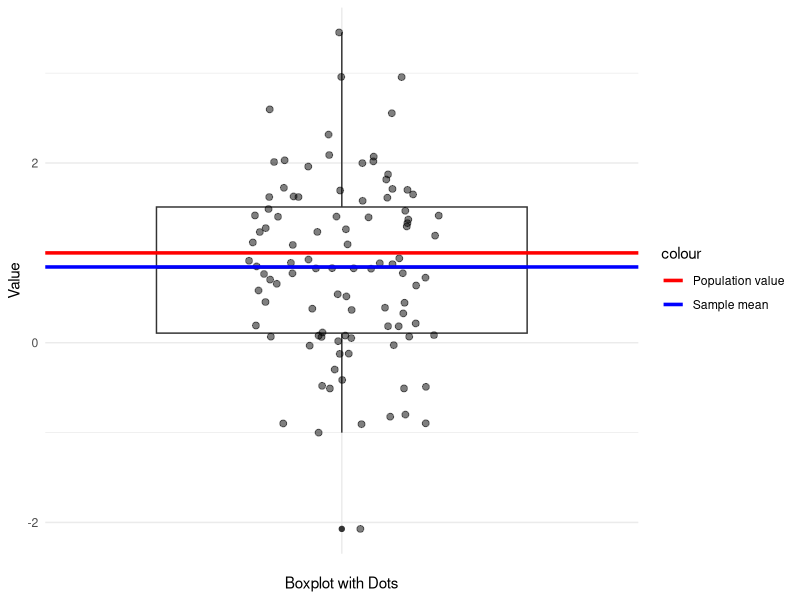
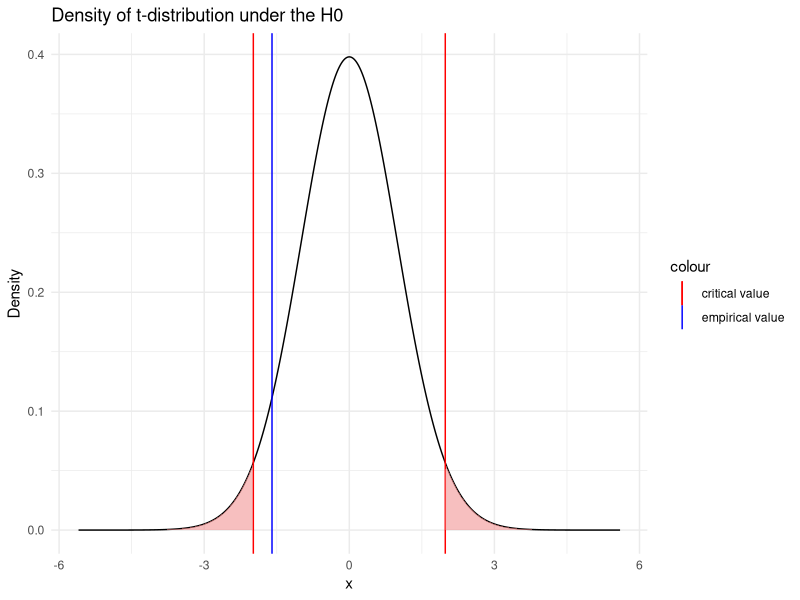
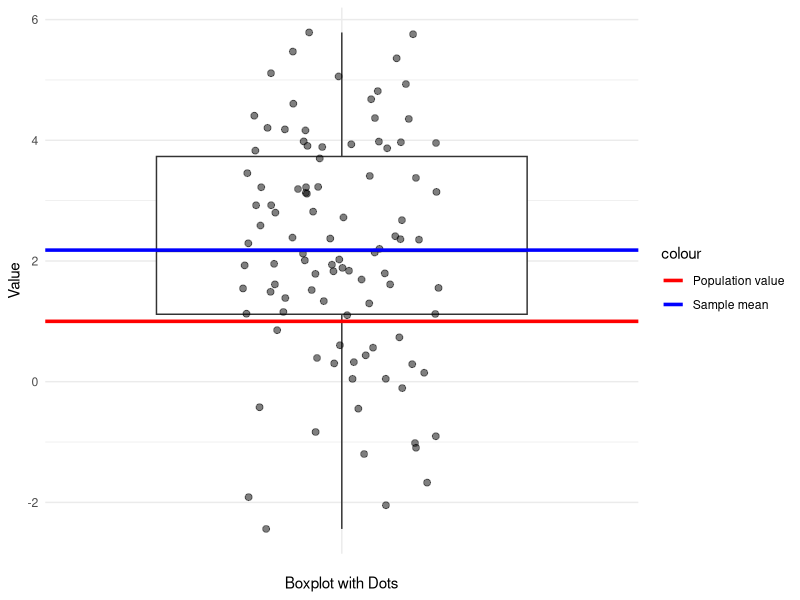
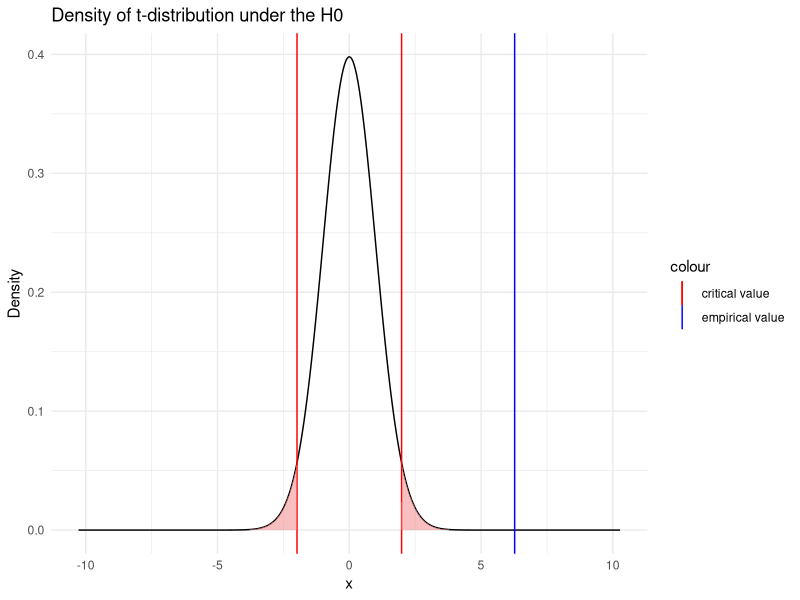

The R script that drew these images, in order:
# ------------ Prüfen und Visualisieren eines Einstichproben-t-Tests ----------- #

# Die folgende Funktionion demonstriert die grundlegende Arbeitsweise der Funktionen
# im Startistica-Package. Es handelt sich um eine funktionsfähige Vorversion, nicht
# um die Funktion in der finalen Form. Output und Code werden im Rahmen des Projekts
# erweitert und angepasst.

require(ggplot2)

start_onesample_t.test <- function(obj) {
  test_result <- obj
  
  if (test_result$method != "One Sample t-test") {             # Mögliche Fehlspezifikationen werden aufgegriffen
    stop("It appears you did not specify a one sample t-test. 
         Consider using start_twosample_t.test().")
  }
  
  x <- eval(parse(text = test_result$data.name))
  xmean <- test_result$estimate
  muv <- test_result$null.value
  alpha <- 1-attr(test_result$conf.int,"conf.level")
  df <- test_result$parameter
  tval <- test_result$statistic
  se <- sd(x,na.rm=T)/sqrt(length(x))
  
  dplot <- ggplot(data= data.frame(x), aes(x = "", y = x)) +    # Daten werden visualisiert
    geom_boxplot() +
    geom_jitter(width = 0.2, color = "black", alpha = 0.5, size = 2) +
    geom_hline(aes(yintercept = muv, color = "Population value"), linewidth = 1.2) +
    geom_hline(aes(yintercept = xmean, color = "Sample mean"), linewidth = 1.2) +
    scale_colour_manual(values = c("red", "blue")) +
    labs(y = "Value", x = "Boxplot with Dots") +
    theme_minimal()
  
  # Plot values
  lowerlimit <- -abs(tval)-4
  upperlimit <- abs(tval)+4
  xaxis <- seq(lowerlimit, upperlimit, length.out = 1000)
  density <- dt(xaxis, df)
  data <- data.frame(x = xaxis, density = density)
  
  
  if (test_result$alternative == "greater") {                   # Verteilungsfunktion unter der H0 wird visualisiert
    tkrit <- qt(1-alpha,df)                                     # Diese Visualisierungen sind auf die Testspezifikationen abgestimmt
    
    gplot <- ggplot(data, aes(x = xaxis, y = density)) +
      geom_line() +
      geom_vline(aes(xintercept = tval, color = "empirical value"), linetype = "solid") +
      geom_vline(aes(xintercept = tkrit, color = "critical value"), linetype = "solid") +
      scale_colour_manual(values = c("red", "blue")) +
      geom_area(data = subset(data, x >= tkrit), aes(x = x, y = density), fill = "lightcoral", alpha = 0.5) +
      ggtitle(paste("Density of t-distribution with under the H0")) +
      xlab("x") +
      ylab("Density") +
      theme_minimal()
  }
  
  if (test_result$alternative == "less") {
    tkrit <- qt(alpha,df)
    
    gplot <- ggplot(data, aes(x = xaxis, y = density)) +
      geom_line() +
      geom_vline(aes(xintercept = tval, color = "empirical value"), linetype = "solid") +
      geom_vline(aes(xintercept = tkrit, color = "critical value"), linetype = "solid") +
      scale_colour_manual(values = c("red", "blue")) +
      geom_area(data = subset(data, x <= tkrit), aes(x = x, y = density), fill = "lightcoral", alpha = 0.5) +
      ggtitle(paste("Density of t-distribution under the H0")) +
      xlab("x") +
      ylab("Density") +
      theme_minimal()
  }
  
  if (test_result$alternative == "two.sided") {
    tkrit <- qt(1-alpha/2,df)
    tkritb <- qt(alpha/2,df)
    
    gplot <- ggplot(data, aes(x = xaxis, y = density)) +
      geom_line() +
      geom_vline(aes(xintercept = tval, color = "empirical value"), linetype = "solid") +
      geom_vline(aes(xintercept = tkrit, color = "critical value"), linetype = "solid") +
      geom_vline(aes(xintercept = tkritb, color = "critical value"), linetype = "solid") +
      scale_colour_manual(values = c("red", "blue")) +
      geom_area(data = subset(data, x >= tkrit), aes(x = x, y = density), fill = "lightcoral", alpha = 0.5) +
      geom_area(data = subset(data, x <= tkritb), aes(x = x, y = density), fill = "lightcoral", alpha = 0.5) +
      ggtitle(paste("Density of t-distribution under the H0")) +
      xlab("x") +
      ylab("Density") +
      theme_minimal()
  }
  
    print(dplot)
    print(gplot)
    
    cat("Note: Two plots have been created. Use the arrows to navigate.\n",
        "                  \n",
        sep = "")
    
    print(test_result)
  
    cat("Explanation of output:\n",                                # Die Testspezifikationen werden aufgelistet und
        "----------------\n",                                      # Hintergrundinformationen werden gegeben.
        "The sample size is: n = ", length(x), "\n",               # In der finalen Version werden die Textbausteine anschaulich formatiert
        "The degrees of freedom are computed as: n-1 = ",df, "\n",
        "The sample standard deviation is: sd = ", sd(x,na.rm=T), "\n",
        "The estimated standard error is: s.e. = ", sd(x,na.rm=T),"/sqrt(",length(x),") = ",se, "\n",
        "The estimate is the sample mean: ",xmean, "\n",
        "The empirical t-values is computed as: t_emp = (",xmean,"-",muv,")/",se, "\n",
        "The effect size Cohen's d (not shown in the output) is computed as: d = (",xmean,"-",muv,")/",sd(x,na.rm=T), "\n",
        "                  \n",
        sep = "")
    
    if (test_result$alternative == "greater") {                     # Informationen sind auf die Testspezifikationen abgestimmt
      cat("Information specific to the one-sided (right tailed) test:\n",
          "----------------\n",
          "The critical value is: t_krit = qt(1-",alpha,", ",df,") = ",tkrit, "\n",
          "The lower limit of the confidence interval of the mean is: LL = ",xmean," - qt(1-",alpha,", ", df, ")*",se," = ",test_result$conf.int[[1]], "\n",
          "The upper limit of the confidence interval of the mean is infinity due to the one-sidedness. \n",
          "The p-value is computed as: 1-pt(",tval,", ",df, ") \n",
          "                  \n",
          sep = "")
    }
    
    if (test_result$alternative == "less") {
      cat("Information specific to the one-sided (left tailed) test:\n",
          "----------------\n",
          "The critical value is: t_krit = qt(",alpha,", ",df,") = ",tkrit, "\n",
          "The lower limit of the confidence interval of the mean is -infinity due to the one-sidedness. \n",
          "The upper limit of the confidence interval of the mean is: UL = ",xmean," + qt(1-",alpha,", ", df, ")*",se," = ",test_result$conf.int[[2]],  "\n",
          "The p-value is computed as: pt(",tval,", ",df, ") \n",
          "                  \n",
          sep = "")
    }
    
    if (test_result$alternative == "two.sided") {
    cat("Information specific to the two-sided test:\n",
        "----------------\n",
        "The positive critical value is: t_krit = qt(1-",alpha,"/2, ",df,") = ",tkrit, "\n",
        "The negative critical value is: t_krit = qt(",alpha,"/2, ",df,") = ",tkritb, "\n",        
        "The lower limit of the confidence interval of the mean is: LL = ",xmean," - qt(1-",alpha,"/2, ", df, ")*",se," = ",test_result$conf.int[[1]], "\n",
        "The upper limit of the confidence interval of the mean is: UL = ",xmean," + qt(1-",alpha,"/2, ", df, ")*",se," = ",test_result$conf.int[[2]], "\n",
        "The p-value is computed as: 2*(1-pt(",abs(tval),", ",df, ")) \n",
        "                  \n",
        sep = "")
    }
}


data <- rnorm(100, 1, 1)                                       # Das Testobjekt kann auf alle gängigen Arten spezifiziert werden
ver1 <- t.test(data,alternative = "two.sided", mu = 1)         # Es werden die gängigen Datentypen unterstützt.
start_onesample_t.test(ver1)

data <- data.frame(pred = rnorm(100, 2, 2))
ver2 <- t.test(data$pred, alternative = "two.sided",mu = 1)
start_onesample_t.test(ver2)